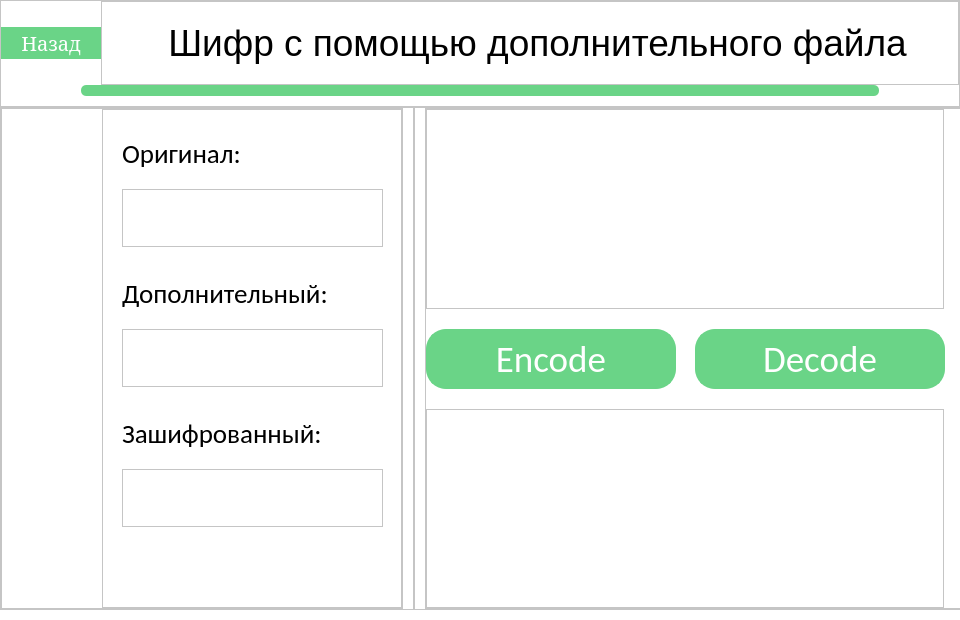
<?xml version="1.0" encoding="UTF-8"?>
<ui version="4.0">
 <class>Invoices</class>
 <widget class="QDialog" name="Invoices">
  <property name="geometry">
   <rect>
    <x>0</x>
    <y>0</y>
    <width>960</width>
    <height>620</height>
   </rect>
  </property>
  <property name="minimumSize">
   <size>
    <width>960</width>
    <height>620</height>
   </size>
  </property>
  <property name="font">
   <font>
    <family>Bauhaus 93</family>
    <pointsize>72</pointsize>
   </font>
  </property>
  <property name="windowTitle">
   <string>Invoices</string>
  </property>
  <property name="styleSheet">
   <string notr="true">background: rgb(255, 255, 255);
background-position: center;</string>
  </property>
  <layout class="QVBoxLayout" name="verticalLayout_2">
   <property name="spacing">
    <number>0</number>
   </property>
   <property name="leftMargin">
    <number>0</number>
   </property>
   <property name="topMargin">
    <number>0</number>
   </property>
   <property name="rightMargin">
    <number>0</number>
   </property>
   <property name="bottomMargin">
    <number>0</number>
   </property>
   <item>
    <layout class="QVBoxLayout" name="verticalLayout">
     <item>
      <widget class="QFrame" name="frame">
       <property name="frameShape">
        <enum>QFrame::StyledPanel</enum>
       </property>
       <property name="frameShadow">
        <enum>QFrame::Raised</enum>
       </property>
       <layout class="QVBoxLayout" name="verticalLayout_7">
        <property name="spacing">
         <number>0</number>
        </property>
        <property name="leftMargin">
         <number>0</number>
        </property>
        <property name="topMargin">
         <number>0</number>
        </property>
        <property name="rightMargin">
         <number>0</number>
        </property>
        <property name="bottomMargin">
         <number>0</number>
        </property>
        <item>
         <layout class="QVBoxLayout" name="verticalLayout_6">
          <item>
           <layout class="QHBoxLayout" name="horizontalLayout_8">
            <item>
             <widget class="QPushButton" name="backButton">
              <property name="maximumSize">
               <size>
                <width>100</width>
                <height>16777215</height>
               </size>
              </property>
              <property name="font">
               <font>
                <family>MS Serif</family>
                <pointsize>15</pointsize>
               </font>
              </property>
              <property name="styleSheet">
               <string notr="true">
QPushButton{
background-color: #6ad487;
border-radius: 20;
color: white; 

border: 2px solid #6ad487;
}

QPushButton:hover {

	
	
	border-color: rgb(255, 255, 255);
	font: 17pt &quot;MS Serif&quot;;
}

</string>
              </property>
              <property name="text">
               <string>Назад</string>
              </property>
             </widget>
            </item>
            <item>
             <widget class="QFrame" name="frame_6">
              <property name="frameShape">
               <enum>QFrame::StyledPanel</enum>
              </property>
              <property name="frameShadow">
               <enum>QFrame::Raised</enum>
              </property>
              <layout class="QVBoxLayout" name="verticalLayout_9">
               <property name="spacing">
                <number>0</number>
               </property>
               <property name="leftMargin">
                <number>20</number>
               </property>
               <property name="topMargin">
                <number>20</number>
               </property>
               <property name="rightMargin">
                <number>5</number>
               </property>
               <property name="bottomMargin">
                <number>20</number>
               </property>
               <item>
                <widget class="QLabel" name="label">
                 <property name="font">
                  <font>
                   <pointsize>28</pointsize>
                  </font>
                 </property>
                 <property name="text">
                  <string>Шифр с помощью дополнительного файла</string>
                 </property>
                 <property name="alignment">
                  <set>Qt::AlignCenter</set>
                 </property>
                </widget>
               </item>
              </layout>
             </widget>
            </item>
           </layout>
          </item>
         </layout>
        </item>
        <item>
         <layout class="QVBoxLayout" name="verticalLayout_5">
          <property name="spacing">
           <number>0</number>
          </property>
          <property name="leftMargin">
           <number>80</number>
          </property>
          <property name="rightMargin">
           <number>80</number>
          </property>
          <property name="bottomMargin">
           <number>10</number>
          </property>
          <item alignment="Qt::AlignVCenter">
           <widget class="QFrame" name="frame_7">
            <property name="minimumSize">
             <size>
              <width>0</width>
              <height>11</height>
             </size>
            </property>
            <property name="maximumSize">
             <size>
              <width>16777215</width>
              <height>0</height>
             </size>
            </property>
            <property name="styleSheet">
             <string notr="true">background-color: #6ad487;
border-radius: 5;
color: white; 
</string>
            </property>
            <property name="frameShape">
             <enum>QFrame::StyledPanel</enum>
            </property>
            <property name="frameShadow">
             <enum>QFrame::Raised</enum>
            </property>
            <layout class="QVBoxLayout" name="verticalLayout_8">
             <property name="spacing">
              <number>0</number>
             </property>
             <property name="leftMargin">
              <number>80</number>
             </property>
             <property name="topMargin">
              <number>10</number>
             </property>
             <property name="rightMargin">
              <number>80</number>
             </property>
             <property name="bottomMargin">
              <number>20</number>
             </property>
            </layout>
           </widget>
          </item>
         </layout>
        </item>
       </layout>
      </widget>
     </item>
    </layout>
   </item>
   <item>
    <layout class="QHBoxLayout" name="horizontalLayout">
     <property name="spacing">
      <number>10</number>
     </property>
     <property name="bottomMargin">
      <number>10</number>
     </property>
     <item alignment="Qt::AlignHCenter">
      <widget class="QFrame" name="frame_2">
       <property name="frameShape">
        <enum>QFrame::StyledPanel</enum>
       </property>
       <property name="frameShadow">
        <enum>QFrame::Raised</enum>
       </property>
       <layout class="QHBoxLayout" name="horizontalLayout_4">
        <property name="spacing">
         <number>10</number>
        </property>
        <property name="leftMargin">
         <number>0</number>
        </property>
        <property name="topMargin">
         <number>0</number>
        </property>
        <property name="rightMargin">
         <number>0</number>
        </property>
        <property name="bottomMargin">
         <number>0</number>
        </property>
        <item>
         <layout class="QHBoxLayout" name="horizontalLayout_2">
          <item>
           <widget class="QFrame" name="frame_3">
            <property name="frameShape">
             <enum>QFrame::StyledPanel</enum>
            </property>
            <property name="frameShadow">
             <enum>QFrame::Raised</enum>
            </property>
            <layout class="QHBoxLayout" name="horizontalLayout_5">
             <property name="spacing">
              <number>10</number>
             </property>
             <property name="leftMargin">
              <number>100</number>
             </property>
             <property name="topMargin">
              <number>0</number>
             </property>
             <property name="rightMargin">
              <number>0</number>
             </property>
             <property name="bottomMargin">
              <number>0</number>
             </property>
             <item>
              <layout class="QVBoxLayout" name="verticalLayout_10">
               <item>
                <widget class="QFrame" name="frame_8">
                 <property name="minimumSize">
                  <size>
                   <width>300</width>
                   <height>0</height>
                  </size>
                 </property>
                 <property name="frameShape">
                  <enum>QFrame::StyledPanel</enum>
                 </property>
                 <property name="frameShadow">
                  <enum>QFrame::Raised</enum>
                 </property>
                 <widget class="QTextEdit" name="origFileEdit">
                  <property name="geometry">
                   <rect>
                    <x>20</x>
                    <y>80</y>
                    <width>261</width>
                    <height>58</height>
                   </rect>
                  </property>
                  <property name="minimumSize">
                   <size>
                    <width>0</width>
                    <height>58</height>
                   </size>
                  </property>
                  <property name="maximumSize">
                   <size>
                    <width>16777215</width>
                    <height>58</height>
                   </size>
                  </property>
                 </widget>
                 <widget class="QLabel" name="label_3">
                  <property name="geometry">
                   <rect>
                    <x>20</x>
                    <y>20</y>
                    <width>150</width>
                    <height>50</height>
                   </rect>
                  </property>
                  <property name="font">
                   <font>
                    <family>Calibri</family>
                    <pointsize>20</pointsize>
                   </font>
                  </property>
                  <property name="text">
                   <string>Оригинал:</string>
                  </property>
                 </widget>
                 <widget class="QLabel" name="label_4">
                  <property name="geometry">
                   <rect>
                    <x>20</x>
                    <y>160</y>
                    <width>221</width>
                    <height>50</height>
                   </rect>
                  </property>
                  <property name="font">
                   <font>
                    <family>Calibri</family>
                    <pointsize>20</pointsize>
                   </font>
                  </property>
                  <property name="text">
                   <string>Дополнительный:</string>
                  </property>
                 </widget>
                 <widget class="QTextEdit" name="additionalFileEdit">
                  <property name="geometry">
                   <rect>
                    <x>20</x>
                    <y>220</y>
                    <width>261</width>
                    <height>58</height>
                   </rect>
                  </property>
                  <property name="minimumSize">
                   <size>
                    <width>0</width>
                    <height>58</height>
                   </size>
                  </property>
                  <property name="maximumSize">
                   <size>
                    <width>16777215</width>
                    <height>58</height>
                   </size>
                  </property>
                 </widget>
                 <widget class="QLabel" name="label_5">
                  <property name="geometry">
                   <rect>
                    <x>20</x>
                    <y>300</y>
                    <width>211</width>
                    <height>50</height>
                   </rect>
                  </property>
                  <property name="font">
                   <font>
                    <family>Calibri</family>
                    <pointsize>20</pointsize>
                   </font>
                  </property>
                  <property name="text">
                   <string>Зашифрованный:</string>
                  </property>
                 </widget>
                 <widget class="QTextEdit" name="processedFileEdit">
                  <property name="geometry">
                   <rect>
                    <x>20</x>
                    <y>360</y>
                    <width>261</width>
                    <height>58</height>
                   </rect>
                  </property>
                  <property name="minimumSize">
                   <size>
                    <width>0</width>
                    <height>58</height>
                   </size>
                  </property>
                  <property name="maximumSize">
                   <size>
                    <width>16777215</width>
                    <height>58</height>
                   </size>
                  </property>
                 </widget>
                </widget>
               </item>
              </layout>
             </item>
            </layout>
           </widget>
          </item>
         </layout>
        </item>
        <item>
         <layout class="QVBoxLayout" name="verticalLayout_3">
          <item>
           <widget class="QFrame" name="frame_4">
            <property name="frameShape">
             <enum>QFrame::StyledPanel</enum>
            </property>
            <property name="frameShadow">
             <enum>QFrame::Raised</enum>
            </property>
            <layout class="QVBoxLayout" name="verticalLayout_4">
             <property name="spacing">
              <number>0</number>
             </property>
             <property name="leftMargin">
              <number>0</number>
             </property>
             <property name="topMargin">
              <number>0</number>
             </property>
             <property name="rightMargin">
              <number>0</number>
             </property>
             <property name="bottomMargin">
              <number>0</number>
             </property>
            </layout>
           </widget>
          </item>
         </layout>
        </item>
        <item>
         <layout class="QHBoxLayout" name="horizontalLayout_3">
          <item>
           <widget class="QFrame" name="frame_5">
            <property name="minimumSize">
             <size>
              <width>620</width>
              <height>0</height>
             </size>
            </property>
            <property name="frameShape">
             <enum>QFrame::StyledPanel</enum>
            </property>
            <property name="frameShadow">
             <enum>QFrame::Raised</enum>
            </property>
            <layout class="QHBoxLayout" name="horizontalLayout_6">
             <property name="spacing">
              <number>20</number>
             </property>
             <property name="leftMargin">
              <number>0</number>
             </property>
             <property name="topMargin">
              <number>0</number>
             </property>
             <property name="rightMargin">
              <number>100</number>
             </property>
             <property name="bottomMargin">
              <number>0</number>
             </property>
             <item>
              <layout class="QVBoxLayout" name="verticalLayout_11">
               <item>
                <widget class="QTextEdit" name="textEdit"/>
               </item>
               <item>
                <layout class="QHBoxLayout" name="horizontalLayout_7">
                 <item>
                  <widget class="QPushButton" name="encodeButton">
                   <property name="minimumSize">
                    <size>
                     <width>250</width>
                     <height>60</height>
                    </size>
                   </property>
                   <property name="maximumSize">
                    <size>
                     <width>250</width>
                     <height>60</height>
                    </size>
                   </property>
                   <property name="font">
                    <font>
                     <family>Calibri</family>
                     <pointsize>28</pointsize>
                    </font>
                   </property>
                   <property name="styleSheet">
                    <string notr="true">
QPushButton{
background-color: #6ad487;
border-radius: 20;
color: white; 

border: 2px solid #6ad487;
}

QPushButton:hover {

	
	
	border-color: rgb(255, 255, 255);
	font: 28pt &quot;Broadway&quot;;
}

</string>
                   </property>
                   <property name="text">
                    <string>Encode</string>
                   </property>
                  </widget>
                 </item>
                 <item>
                  <widget class="QPushButton" name="decodeButton">
                   <property name="minimumSize">
                    <size>
                     <width>250</width>
                     <height>60</height>
                    </size>
                   </property>
                   <property name="maximumSize">
                    <size>
                     <width>250</width>
                     <height>16777215</height>
                    </size>
                   </property>
                   <property name="font">
                    <font>
                     <family>Calibri</family>
                     <pointsize>28</pointsize>
                    </font>
                   </property>
                   <property name="styleSheet">
                    <string notr="true">
QPushButton{
background-color: #6ad487;
border-radius: 20;
color: white; 

border: 2px solid #6ad487;
}

QPushButton:hover {

	
	
	border-color: rgb(255, 255, 255);
	font: 28pt &quot;Broadway&quot;;
}

</string>
                   </property>
                   <property name="text">
                    <string>Decode</string>
                   </property>
                  </widget>
                 </item>
                </layout>
               </item>
               <item>
                <widget class="QTextEdit" name="resultEdit"/>
               </item>
              </layout>
             </item>
            </layout>
           </widget>
          </item>
         </layout>
        </item>
       </layout>
      </widget>
     </item>
    </layout>
   </item>
  </layout>
 </widget>
 <resources/>
 <connections/>
</ui>
